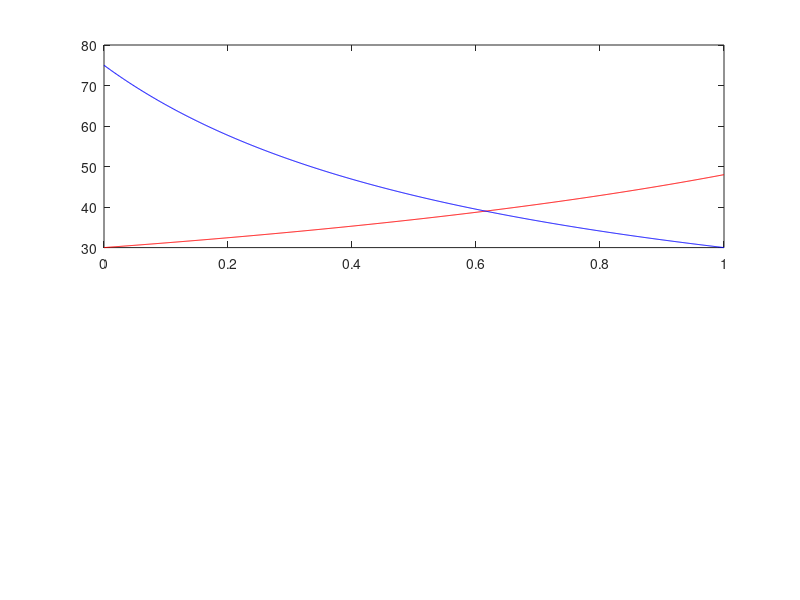

Reproduce this figure in MATLAB. (Note: this script raises an error after producing the figure.)
% Delay vs. Throughput

% D = 1/ (1-n)

% n: throughput
% m = number of server
% p = utilization = arrival rate / service rate
% mu = mean service rate
% n = m * p * mu

m = 1;
mu = [1/30, 1/30];

% arrival rate for both user
%Need to make sure that the arrival rate will always be less than the service rate
lambda = [1/80; 1/50];
b=0.001;
n = [0:b:1; flip(0:b:1)];
% Delay
D_each  = @(lambda,n, mu) 1./(mu-lambda.*n);
D_total = @(lambda1, lambda2, n, mu) 1./(mu-(lambda1.*n + lambda2.*flip(n)));
figure;
subplot(2,1,1);
plot(n(1,:), D_each(lambda(1),n(1,:),mu(1)),'r');
hold on
plot(n(1,:), D_each(lambda(2),n(2,:),mu(2)),'blue');
heading = ['Throughput ', 'vs. Individual Delay for User 1 and User 2'];
key1 = ['$D_1(\lambda_1, \mu_1, b)=\frac{1}{\mu_1-b\lambda_1},\lambda_1=$'+string(lambda(1))+', $\mu_1 =$'+string(mu(1))];
key2 = ['$D_2(\lambda_2, \mu_2, b)=\frac{1}{\mu_2-(1-b)\lambda_2},\lambda_2=$'+string(lambda(2))+', $\mu_2 =$'+string(mu(2))];
legend([key1; key2], 'Interpreter','latex');
title(heading,'Interpreter','latex')
subplot(2,1,2);
DelayTotal = D_each(lambda(2),n(2,:),mu(2))+D_each(lambda(1),n(1,:),mu(1));
plot(n(1,:), DelayTotal,'green');
[M,I]= min(DelayTotal);
xline(n(1,I),'linewidth',2, 'color', 'blue');
heading = ['Throughput ', 'vs. Sum Delay for All User'];
title(heading, 'Interpreter','latex')

data_first_d1 = gradient(D_each(lambda(1),n(1,:),mu(1))) ./ gradient(n(1,:));
data_first_d2 = gradient(D_each(lambda(2),n(2,:),mu(2))) ./ gradient(n(2,:));
data_first_d3 = gradient(DelayTotal) ./ gradient(n(1,:));
% figure;
% plot(n(1,:), data_first_d1,'r');
% hold on
% plot(n(1,:), data_first_d2,'blue');
% plot(n(1,:), data_first_d3,'green');

